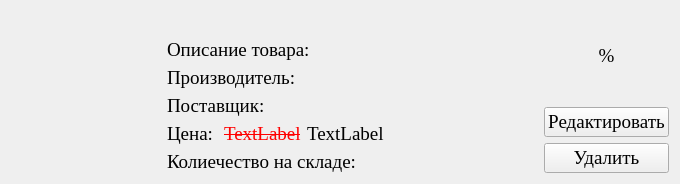
<?xml version="1.0" encoding="UTF-8"?>
<ui version="4.0">
 <class>Product</class>
 <widget class="QFrame" name="Product">
  <property name="geometry">
   <rect>
    <x>0</x>
    <y>0</y>
    <width>680</width>
    <height>181</height>
   </rect>
  </property>
  <property name="minimumSize">
   <size>
    <width>680</width>
    <height>0</height>
   </size>
  </property>
  <property name="maximumSize">
   <size>
    <width>680</width>
    <height>16777215</height>
   </size>
  </property>
  <property name="baseSize">
   <size>
    <width>680</width>
    <height>0</height>
   </size>
  </property>
  <property name="font">
   <font>
    <family>Times New Roman</family>
    <pointsize>14</pointsize>
   </font>
  </property>
  <property name="windowTitle">
   <string>Product</string>
  </property>
  <property name="windowIcon">
   <iconset>
    <normaloff>../../pictures/icon.ico</normaloff>../../pictures/icon.ico</iconset>
  </property>
  <layout class="QGridLayout" name="gridLayout">
   <item row="0" column="0">
    <widget class="QLabel" name="Image">
     <property name="minimumSize">
      <size>
       <width>150</width>
       <height>150</height>
      </size>
     </property>
     <property name="maximumSize">
      <size>
       <width>150</width>
       <height>150</height>
      </size>
     </property>
     <property name="baseSize">
      <size>
       <width>150</width>
       <height>150</height>
      </size>
     </property>
     <property name="text">
      <string/>
     </property>
    </widget>
   </item>
   <item row="0" column="1">
    <layout class="QVBoxLayout" name="verticalLayout">
     <item>
      <widget class="QLabel" name="Type">
       <property name="text">
        <string/>
       </property>
      </widget>
     </item>
     <item>
      <widget class="QLabel" name="Description">
       <property name="text">
        <string>Описание товара: </string>
       </property>
       <property name="wordWrap">
        <bool>true</bool>
       </property>
      </widget>
     </item>
     <item>
      <widget class="QLabel" name="Supplier">
       <property name="text">
        <string>Производитель: </string>
       </property>
      </widget>
     </item>
     <item>
      <widget class="QLabel" name="Seller">
       <property name="text">
        <string>Поставщик: </string>
       </property>
      </widget>
     </item>
     <item>
      <layout class="QHBoxLayout" name="horizontalLayout" stretch="0,0,1">
       <item>
        <widget class="QLabel" name="Price">
         <property name="text">
          <string>Цена: </string>
         </property>
        </widget>
       </item>
       <item>
        <widget class="QLabel" name="OldPrice">
         <property name="palette">
          <palette>
           <active>
            <colorrole role="WindowText">
             <brush brushstyle="SolidPattern">
              <color alpha="255">
               <red>255</red>
               <green>0</green>
               <blue>0</blue>
              </color>
             </brush>
            </colorrole>
            <colorrole role="Button">
             <brush brushstyle="SolidPattern">
              <color alpha="255">
               <red>255</red>
               <green>0</green>
               <blue>0</blue>
              </color>
             </brush>
            </colorrole>
            <colorrole role="Light">
             <brush brushstyle="SolidPattern">
              <color alpha="255">
               <red>255</red>
               <green>127</green>
               <blue>127</blue>
              </color>
             </brush>
            </colorrole>
            <colorrole role="Midlight">
             <brush brushstyle="SolidPattern">
              <color alpha="255">
               <red>255</red>
               <green>63</green>
               <blue>63</blue>
              </color>
             </brush>
            </colorrole>
            <colorrole role="Dark">
             <brush brushstyle="SolidPattern">
              <color alpha="255">
               <red>127</red>
               <green>0</green>
               <blue>0</blue>
              </color>
             </brush>
            </colorrole>
            <colorrole role="Mid">
             <brush brushstyle="SolidPattern">
              <color alpha="255">
               <red>170</red>
               <green>0</green>
               <blue>0</blue>
              </color>
             </brush>
            </colorrole>
            <colorrole role="Text">
             <brush brushstyle="SolidPattern">
              <color alpha="255">
               <red>255</red>
               <green>0</green>
               <blue>0</blue>
              </color>
             </brush>
            </colorrole>
            <colorrole role="BrightText">
             <brush brushstyle="SolidPattern">
              <color alpha="255">
               <red>255</red>
               <green>255</green>
               <blue>255</blue>
              </color>
             </brush>
            </colorrole>
            <colorrole role="ButtonText">
             <brush brushstyle="SolidPattern">
              <color alpha="255">
               <red>255</red>
               <green>0</green>
               <blue>0</blue>
              </color>
             </brush>
            </colorrole>
            <colorrole role="Base">
             <brush brushstyle="SolidPattern">
              <color alpha="255">
               <red>255</red>
               <green>255</green>
               <blue>255</blue>
              </color>
             </brush>
            </colorrole>
            <colorrole role="Window">
             <brush brushstyle="SolidPattern">
              <color alpha="255">
               <red>255</red>
               <green>0</green>
               <blue>0</blue>
              </color>
             </brush>
            </colorrole>
            <colorrole role="Shadow">
             <brush brushstyle="SolidPattern">
              <color alpha="255">
               <red>0</red>
               <green>0</green>
               <blue>0</blue>
              </color>
             </brush>
            </colorrole>
            <colorrole role="AlternateBase">
             <brush brushstyle="SolidPattern">
              <color alpha="255">
               <red>255</red>
               <green>127</green>
               <blue>127</blue>
              </color>
             </brush>
            </colorrole>
            <colorrole role="ToolTipBase">
             <brush brushstyle="SolidPattern">
              <color alpha="255">
               <red>255</red>
               <green>255</green>
               <blue>220</blue>
              </color>
             </brush>
            </colorrole>
            <colorrole role="ToolTipText">
             <brush brushstyle="SolidPattern">
              <color alpha="255">
               <red>0</red>
               <green>0</green>
               <blue>0</blue>
              </color>
             </brush>
            </colorrole>
           </active>
           <inactive>
            <colorrole role="WindowText">
             <brush brushstyle="SolidPattern">
              <color alpha="255">
               <red>255</red>
               <green>0</green>
               <blue>0</blue>
              </color>
             </brush>
            </colorrole>
            <colorrole role="Button">
             <brush brushstyle="SolidPattern">
              <color alpha="255">
               <red>255</red>
               <green>0</green>
               <blue>0</blue>
              </color>
             </brush>
            </colorrole>
            <colorrole role="Light">
             <brush brushstyle="SolidPattern">
              <color alpha="255">
               <red>255</red>
               <green>127</green>
               <blue>127</blue>
              </color>
             </brush>
            </colorrole>
            <colorrole role="Midlight">
             <brush brushstyle="SolidPattern">
              <color alpha="255">
               <red>255</red>
               <green>63</green>
               <blue>63</blue>
              </color>
             </brush>
            </colorrole>
            <colorrole role="Dark">
             <brush brushstyle="SolidPattern">
              <color alpha="255">
               <red>127</red>
               <green>0</green>
               <blue>0</blue>
              </color>
             </brush>
            </colorrole>
            <colorrole role="Mid">
             <brush brushstyle="SolidPattern">
              <color alpha="255">
               <red>170</red>
               <green>0</green>
               <blue>0</blue>
              </color>
             </brush>
            </colorrole>
            <colorrole role="Text">
             <brush brushstyle="SolidPattern">
              <color alpha="255">
               <red>255</red>
               <green>0</green>
               <blue>0</blue>
              </color>
             </brush>
            </colorrole>
            <colorrole role="BrightText">
             <brush brushstyle="SolidPattern">
              <color alpha="255">
               <red>255</red>
               <green>255</green>
               <blue>255</blue>
              </color>
             </brush>
            </colorrole>
            <colorrole role="ButtonText">
             <brush brushstyle="SolidPattern">
              <color alpha="255">
               <red>255</red>
               <green>0</green>
               <blue>0</blue>
              </color>
             </brush>
            </colorrole>
            <colorrole role="Base">
             <brush brushstyle="SolidPattern">
              <color alpha="255">
               <red>255</red>
               <green>255</green>
               <blue>255</blue>
              </color>
             </brush>
            </colorrole>
            <colorrole role="Window">
             <brush brushstyle="SolidPattern">
              <color alpha="255">
               <red>255</red>
               <green>0</green>
               <blue>0</blue>
              </color>
             </brush>
            </colorrole>
            <colorrole role="Shadow">
             <brush brushstyle="SolidPattern">
              <color alpha="255">
               <red>0</red>
               <green>0</green>
               <blue>0</blue>
              </color>
             </brush>
            </colorrole>
            <colorrole role="AlternateBase">
             <brush brushstyle="SolidPattern">
              <color alpha="255">
               <red>255</red>
               <green>127</green>
               <blue>127</blue>
              </color>
             </brush>
            </colorrole>
            <colorrole role="ToolTipBase">
             <brush brushstyle="SolidPattern">
              <color alpha="255">
               <red>255</red>
               <green>255</green>
               <blue>220</blue>
              </color>
             </brush>
            </colorrole>
            <colorrole role="ToolTipText">
             <brush brushstyle="SolidPattern">
              <color alpha="255">
               <red>0</red>
               <green>0</green>
               <blue>0</blue>
              </color>
             </brush>
            </colorrole>
           </inactive>
           <disabled>
            <colorrole role="WindowText">
             <brush brushstyle="SolidPattern">
              <color alpha="255">
               <red>127</red>
               <green>0</green>
               <blue>0</blue>
              </color>
             </brush>
            </colorrole>
            <colorrole role="Button">
             <brush brushstyle="SolidPattern">
              <color alpha="255">
               <red>255</red>
               <green>0</green>
               <blue>0</blue>
              </color>
             </brush>
            </colorrole>
            <colorrole role="Light">
             <brush brushstyle="SolidPattern">
              <color alpha="255">
               <red>255</red>
               <green>127</green>
               <blue>127</blue>
              </color>
             </brush>
            </colorrole>
            <colorrole role="Midlight">
             <brush brushstyle="SolidPattern">
              <color alpha="255">
               <red>255</red>
               <green>63</green>
               <blue>63</blue>
              </color>
             </brush>
            </colorrole>
            <colorrole role="Dark">
             <brush brushstyle="SolidPattern">
              <color alpha="255">
               <red>127</red>
               <green>0</green>
               <blue>0</blue>
              </color>
             </brush>
            </colorrole>
            <colorrole role="Mid">
             <brush brushstyle="SolidPattern">
              <color alpha="255">
               <red>170</red>
               <green>0</green>
               <blue>0</blue>
              </color>
             </brush>
            </colorrole>
            <colorrole role="Text">
             <brush brushstyle="SolidPattern">
              <color alpha="255">
               <red>127</red>
               <green>0</green>
               <blue>0</blue>
              </color>
             </brush>
            </colorrole>
            <colorrole role="BrightText">
             <brush brushstyle="SolidPattern">
              <color alpha="255">
               <red>255</red>
               <green>255</green>
               <blue>255</blue>
              </color>
             </brush>
            </colorrole>
            <colorrole role="ButtonText">
             <brush brushstyle="SolidPattern">
              <color alpha="255">
               <red>127</red>
               <green>0</green>
               <blue>0</blue>
              </color>
             </brush>
            </colorrole>
            <colorrole role="Base">
             <brush brushstyle="SolidPattern">
              <color alpha="255">
               <red>255</red>
               <green>0</green>
               <blue>0</blue>
              </color>
             </brush>
            </colorrole>
            <colorrole role="Window">
             <brush brushstyle="SolidPattern">
              <color alpha="255">
               <red>255</red>
               <green>0</green>
               <blue>0</blue>
              </color>
             </brush>
            </colorrole>
            <colorrole role="Shadow">
             <brush brushstyle="SolidPattern">
              <color alpha="255">
               <red>0</red>
               <green>0</green>
               <blue>0</blue>
              </color>
             </brush>
            </colorrole>
            <colorrole role="AlternateBase">
             <brush brushstyle="SolidPattern">
              <color alpha="255">
               <red>255</red>
               <green>0</green>
               <blue>0</blue>
              </color>
             </brush>
            </colorrole>
            <colorrole role="ToolTipBase">
             <brush brushstyle="SolidPattern">
              <color alpha="255">
               <red>255</red>
               <green>255</green>
               <blue>220</blue>
              </color>
             </brush>
            </colorrole>
            <colorrole role="ToolTipText">
             <brush brushstyle="SolidPattern">
              <color alpha="255">
               <red>0</red>
               <green>0</green>
               <blue>0</blue>
              </color>
             </brush>
            </colorrole>
           </disabled>
          </palette>
         </property>
         <property name="font">
          <font>
           <strikeout>true</strikeout>
          </font>
         </property>
         <property name="text">
          <string>TextLabel</string>
         </property>
        </widget>
       </item>
       <item>
        <widget class="QLabel" name="NewPrice">
         <property name="text">
          <string>TextLabel</string>
         </property>
        </widget>
       </item>
      </layout>
     </item>
     <item>
      <widget class="QLabel" name="Count">
       <property name="text">
        <string>Колиечество на складе: </string>
       </property>
      </widget>
     </item>
    </layout>
   </item>
   <item row="0" column="2">
    <layout class="QVBoxLayout" name="verticalLayout_2">
     <item>
      <widget class="QLabel" name="Discount">
       <property name="text">
        <string>%</string>
       </property>
       <property name="alignment">
        <set>Qt::AlignCenter</set>
       </property>
      </widget>
     </item>
     <item>
      <widget class="QPushButton" name="Update">
       <property name="text">
        <string>Редактировать</string>
       </property>
      </widget>
     </item>
     <item>
      <widget class="QPushButton" name="Delete">
       <property name="text">
        <string>Удалить</string>
       </property>
      </widget>
     </item>
    </layout>
   </item>
  </layout>
 </widget>
 <resources/>
 <connections/>
</ui>
